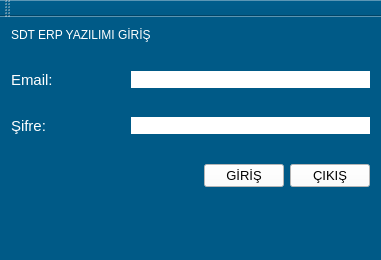
<?xml version="1.0" encoding="UTF-8"?>
<ui version="4.0">
 <class>mainWindow</class>
 <widget class="QMainWindow" name="mainWindow">
  <property name="geometry">
   <rect>
    <x>0</x>
    <y>0</y>
    <width>381</width>
    <height>260</height>
   </rect>
  </property>
  <property name="font">
   <font>
    <pointsize>14</pointsize>
   </font>
  </property>
  <property name="windowTitle">
   <string>SDT ERP YAZILIMI GİRİŞ</string>
  </property>
  <property name="styleSheet">
   <string notr="true">background-color: rgb(0, 90, 135);


selection-background-color: rgb(255, 255, 255);
color: rgb(255, 255, 255);
selection-color: rgb(0, 0, 0);</string>
  </property>
  <property name="animated">
   <bool>true</bool>
  </property>
  <widget class="QWidget" name="centralWidget">
   <layout class="QGridLayout" name="gridLayout">
    <item row="1" column="1">
     <spacer name="verticalSpacer">
      <property name="orientation">
       <enum>Qt::Vertical</enum>
      </property>
      <property name="sizeHint" stdset="0">
       <size>
        <width>20</width>
        <height>40</height>
       </size>
      </property>
     </spacer>
    </item>
    <item row="0" column="0" colspan="2">
     <widget class="QLabel" name="label_3">
      <property name="text">
       <string>SDT ERP YAZILIMI GİRİŞ</string>
      </property>
     </widget>
    </item>
    <item row="4" column="1" colspan="4">
     <widget class="QLineEdit" name="tf_sifre">
      <property name="font">
       <font>
        <pointsize>10</pointsize>
       </font>
      </property>
      <property name="styleSheet">
       <string notr="true">border-color: rgb(0, 0, 0);
color: rgb(0, 0, 0);
background-color: rgb(255, 255, 255);</string>
      </property>
      <property name="inputMask">
       <string/>
      </property>
      <property name="text">
       <string/>
      </property>
      <property name="frame">
       <bool>false</bool>
      </property>
      <property name="echoMode">
       <enum>QLineEdit::Password</enum>
      </property>
     </widget>
    </item>
    <item row="6" column="3">
     <widget class="QPushButton" name="pushButton">
      <property name="font">
       <font>
        <pointsize>10</pointsize>
       </font>
      </property>
      <property name="styleSheet">
       <string notr="true">
color: rgb(0, 0, 0);
background-color: rgb(255, 255, 255);</string>
      </property>
      <property name="text">
       <string>GİRİŞ</string>
      </property>
     </widget>
    </item>
    <item row="2" column="0">
     <widget class="QLabel" name="label">
      <property name="font">
       <font>
        <pointsize>11</pointsize>
       </font>
      </property>
      <property name="text">
       <string>Email:</string>
      </property>
      <property name="buddy">
       <cstring>label</cstring>
      </property>
     </widget>
    </item>
    <item row="4" column="0">
     <widget class="QLabel" name="label_2">
      <property name="font">
       <font>
        <pointsize>11</pointsize>
       </font>
      </property>
      <property name="text">
       <string>Şifre:</string>
      </property>
     </widget>
    </item>
    <item row="2" column="1" colspan="4">
     <widget class="QLineEdit" name="tf_email">
      <property name="font">
       <font>
        <pointsize>10</pointsize>
       </font>
      </property>
      <property name="contextMenuPolicy">
       <enum>Qt::DefaultContextMenu</enum>
      </property>
      <property name="styleSheet">
       <string notr="true">border-color: rgb(0, 0, 0);
color: rgb(0, 0, 0);
background-color: rgb(255, 255, 255);</string>
      </property>
      <property name="frame">
       <bool>false</bool>
      </property>
     </widget>
    </item>
    <item row="8" column="0" colspan="5">
     <widget class="QLabel" name="lbl_message">
      <property name="font">
       <font>
        <pointsize>9</pointsize>
       </font>
      </property>
      <property name="text">
       <string/>
      </property>
     </widget>
    </item>
    <item row="6" column="4">
     <widget class="QPushButton" name="pushButton_2">
      <property name="font">
       <font>
        <pointsize>10</pointsize>
       </font>
      </property>
      <property name="styleSheet">
       <string notr="true">
color: rgb(0, 0, 0);
background-color: rgb(255, 255, 255);</string>
      </property>
      <property name="text">
       <string>ÇIKIŞ</string>
      </property>
     </widget>
    </item>
    <item row="3" column="1">
     <spacer name="verticalSpacer_3">
      <property name="orientation">
       <enum>Qt::Vertical</enum>
      </property>
      <property name="sizeHint" stdset="0">
       <size>
        <width>20</width>
        <height>40</height>
       </size>
      </property>
     </spacer>
    </item>
    <item row="5" column="1">
     <spacer name="verticalSpacer_4">
      <property name="orientation">
       <enum>Qt::Vertical</enum>
      </property>
      <property name="sizeHint" stdset="0">
       <size>
        <width>20</width>
        <height>40</height>
       </size>
      </property>
     </spacer>
    </item>
    <item row="6" column="1">
     <spacer name="verticalSpacer_2">
      <property name="orientation">
       <enum>Qt::Vertical</enum>
      </property>
      <property name="sizeHint" stdset="0">
       <size>
        <width>20</width>
        <height>40</height>
       </size>
      </property>
     </spacer>
    </item>
    <item row="7" column="0">
     <spacer name="horizontalSpacer">
      <property name="orientation">
       <enum>Qt::Horizontal</enum>
      </property>
      <property name="sizeHint" stdset="0">
       <size>
        <width>40</width>
        <height>20</height>
       </size>
      </property>
     </spacer>
    </item>
    <item row="3" column="2">
     <spacer name="horizontalSpacer_2">
      <property name="orientation">
       <enum>Qt::Horizontal</enum>
      </property>
      <property name="sizeHint" stdset="0">
       <size>
        <width>40</width>
        <height>20</height>
       </size>
      </property>
     </spacer>
    </item>
   </layout>
  </widget>
  <widget class="QStatusBar" name="statusBar"/>
  <widget class="QToolBar" name="mainToolBar">
   <attribute name="toolBarArea">
    <enum>TopToolBarArea</enum>
   </attribute>
   <attribute name="toolBarBreak">
    <bool>false</bool>
   </attribute>
  </widget>
 </widget>
 <layoutdefault spacing="6" margin="11"/>
 <tabstops>
  <tabstop>tf_email</tabstop>
  <tabstop>tf_sifre</tabstop>
  <tabstop>pushButton</tabstop>
  <tabstop>pushButton_2</tabstop>
 </tabstops>
 <resources/>
 <connections/>
</ui>
